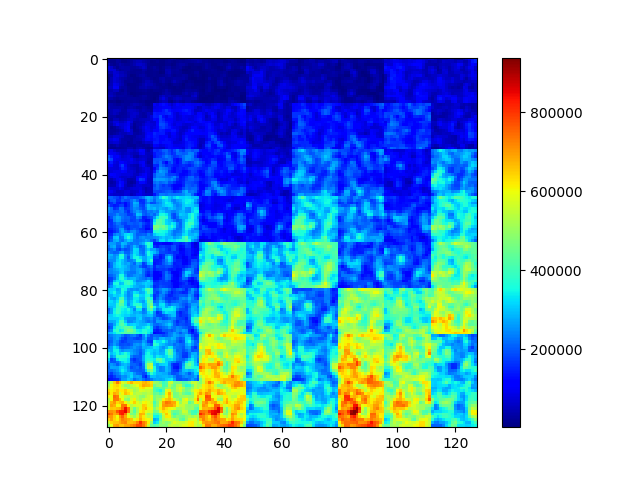

Source code (Python):
from Functions_gpu import *
from tqdm import tqdm
import matplotlib.pyplot as plt
plt.ion()

# simulation variables
Natom = 1000
tpulse = 0.1
dsamp = 10 * 1e-9
pulseshape = 'Gaussian'

# initialize image
img = np.zeros((Npxl,Npxl))

# create sub-pixel grids
nsubpxl = 8							# number of subpixels corresponding to each real pixel/dimension
nwindow = 8							# number of windows in each dimension to prevent memory overflow
Npxlw = int(Npxl*nsubpxl/nwindow)		# number of sub-pixels in each window/dimension
Npxlw_real = int(Npxl/nwindow)			# number of real pixels in each window/dimension
xdetw = np.linspace(-detsize/2-pxlsize*(1/2-1/2/nsubpxl),detsize/2+pxlsize*(1/2-1/2/nsubpxl),int(Npxl*nsubpxl)).reshape((nwindow,Npxlw))
ydetw = xdetw.copy()						# reshape for detector pixels in each window

# initialize GPU arrays before loop
rsg = cuda.device_array(shape=(Natom,Npxlw,Npxlw),dtype='float64')
Fsg = cuda.device_array(shape=(Natom,Npxlw,Npxlw),dtype='complex128')
tag = cuda.device_array(shape=(Natom,Npxlw,Npxlw),dtype='float64')
taming = cuda.device_array(shape=(Natom,51,51),dtype='float64')
rsming = cuda.device_array(shape=(Natom,51,51),dtype='float64')
tamaxg = cuda.device_array(shape=(Natom,51,51),dtype='float64')
rsmaxg = cuda.device_array(shape=(Natom,51,51),dtype='float64')

# generate source information and feed to GPU
if pulseshape == 'SASE': tlit, I_ratio, non_linearity = SASE(tpulse,Natom)
if pulseshape == 'SASEmono': tlit, I_ratio, non_linearity = SASEmono(tpulse,Natom)
if pulseshape == 'Gaussian': tlit, I_ratio, non_linearity = Gaus(tpulse,Natom)
if pulseshape == 'Gaussmono': tlit, I_ratio, non_linearity = Gausmono(tpulse,Natom)
if pulseshape == 'Square': tlit, I_ratio, non_linearity = square(tpulse,Natom)
if pulseshape == 'Squaremono': tlit, I_ratio, non_linearity = squaremono(tpulse,Natom)
if pulseshape == 'delta': tpulse = 0.; tlit, I_ratio, non_linearity = delta(tpulse,Natom)
(xs,ys,zs,ts,phs,omgs,ks,taus) = sframe(tpulse,Natom,dsamp,tlit)

# to gpu
nsubpxlg = cuda.to_device(nsubpxl)
rg = cuda.to_device(r)
xsg = cuda.to_device(xs)
ysg = cuda.to_device(ys)
zsg = cuda.to_device(zs)
tsg = cuda.to_device(ts)
phsg = cuda.to_device(phs)
omgsg = cuda.to_device(omgs)
ksg = cuda.to_device(ks)
tausg = cuda.to_device(taus)
dtslistg = cuda.to_device(dtslist)

# taxis calculation
xxmin = np.arange(51)*pxlsize/10; xxmin = xxmin-xxmin.mean()
yymin = xxmin.copy()

xxmax = np.arange(51)*pxlsize/10; xxmax = xxmax-xxmax.mean() + detsize/2
yymax = xxmax.copy()

xxming = cuda.to_device(xxmin); yyming = cuda.to_device(yymin)
xxmaxg = cuda.to_device(xxmax); yymaxg = cuda.to_device(yymax)

getaxis[(8,8),(8,8)](rsming,taming,xsg,ysg,zsg,tsg,xxming,yyming,rg[0])
getaxis[(8,8),(8,8)](rsmaxg,tamaxg,xsg,ysg,zsg,tsg,xxmaxg,yymaxg,rg[0])
tamin = taming.copy_to_host()
tamax = tamaxg.copy_to_host()

trange = tamax.max()-tamin.min() + 8*dtslist.max()
mm = int(np.round(trange*1e16)+1)
tmm = np.arange(mm)/10
taxis = tmm*1e-15+tamin.min()
taxisg = cuda.to_device(taxis)

# partial temporal calculation
T2g = cuda.device_array(shape=(mm,Natom),dtype='complex128')
temporal[(64,32),(32,32)](T2g,omgsg,taxisg)

# Loop through each window and calculate the intensities
xdetwg = cuda.to_device(xdetw)
ydetwg = cuda.to_device(ydetw)

img_window_holder = np.zeros((nwindow,nwindow,Npxlw,Npxlw))

for iwin in tqdm(np.arange(nwindow)):
	xlb = iwin*Npxlw_real
	xub = xlb + Npxlw_real
	for jwin in np.arange(nwindow):
		ylb = jwin*Npxlw_real
		yub = ylb + Npxlw_real
		# spatial component
		spatial[(16,16),(32,32)](rsg,Fsg,tag,xsg,ysg,zsg,ksg,tsg,phsg,xdetwg[iwin],ydetwg[jwin],rg[0])
		# field strength calculation in each slice
		Es1g = cuda.device_array(shape=(mm,Npxlw,Npxlw),dtype='complex128')
		Es2g = cuda.device_array(shape=(mm,Npxlw,Npxlw),dtype='complex128')
		Es3g = cuda.device_array(shape=(mm,Npxlw,Npxlw),dtype='complex128')
		for i in range(mm):
			getslice[(16,16),(32,32)](Es1g[i],Es2g[i],Es3g[i],Fsg,taxisg[i],T2g[i],tag,tausg,dtslistg)
		# speckle pattern in current window (sub-pixel)
		Imgwg = cuda.device_array(shape=(Npxlw,Npxlw),dtype='float64')
		get_img[(16,16),(32,32)](Imgwg,Es1g,Es2g,Es3g)
		Imgw = Imgwg.copy_to_host()
		#Imgw = np.zeros((Npxlw,Npxlw))
		#Imgw += iwin*Npxlw_real + jwin
		img_window_holder[iwin,jwin] = Imgw
		# speckle pattern in current window (real-pixel)
		sum1 = Imgw.reshape(Npxlw_real,nsubpxl,Npxlw).sum(axis=1)
		sum2 = (sum1.T.reshape(Npxlw_real,nsubpxl,Npxlw_real).sum(axis=1)).T
		img[xlb:xub,ylb:yub] = sum2

plt.figure()
plt.imshow(img,cmap='jet')
plt.colorbar()
plt.savefig('test.png')
# save pattern
#with h5py.File('pattern.h5') as f:
#	f.create_dataset('pattern',data=img)